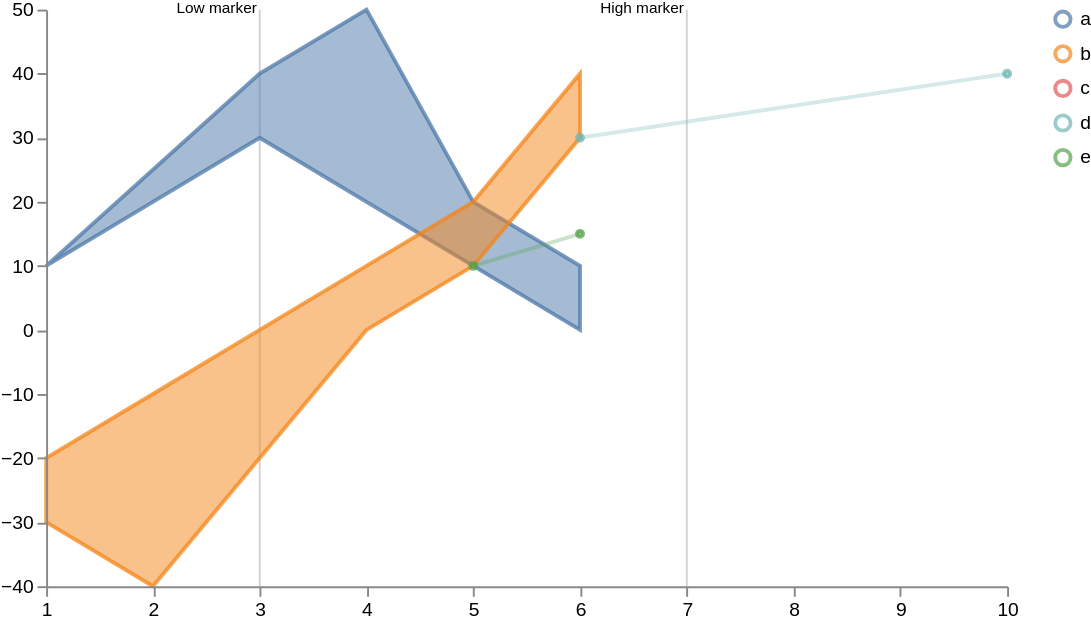

Source (Vega-Lite JSON):
### Vega specification from a JSON file in a GitHub repository (floating-point values rounded to 4 significant figures)
{"$schema": "https://vega.github.io/schema/vega/v5.json", "width": 500, "height": 300, "scales": [{"name": "xscale", "type": "linear", "range": "width", "zero": false, "domain": {"fields": [{"data": "distributions", "field": "timepoint"}, {"data": "traces", "field": "timepoint"}, {"data": "points", "field": "timepoint"}, {"data": "markers", "field": "timepoint"}]}}, {"name": "yscale", "type": "linear", "range": "height", "nice": true, "zero": true, "domain": {"fields": [{"data": "distributions", "field": "lower"}, {"data": "distributions", "field": "upper"}, {"data": "traces", "field": "value"}, {"data": "points", "field": "value"}]}}, {"name": "color", "type": "ordinal", "range": "category", "domain": {"fields": [{"data": "distributions", "field": "trajectory"}, {"data": "traces", "field": "trajectory"}, {"data": "points", "field": "trajectory"}]}}], "axes": [{"name": "x_axis", "orient": "bottom", "scale": "xscale", "zindex": 100}, {"name": "y_axis", "orient": "left", "scale": "yscale", "zindex": 100}], "signals": [{"name": "clear", "value": true, "on": [{"events": "mouseup[!event.item]", "update": "true", "force": true}]}, {"name": "shift", "value": false, "on": [{"events": "@legendSymbol:click, @legendLabel:click", "update": "event.shiftKey", "force": true}]}, {"name": "clicked", "value": null, "on": [{"events": "@legendSymbol:click, @legendLabel:click", "update": "{value: datum.value}", "force": true}]}, {"name": "clearData", "value": true, "on": [{"events": "mouseup[!event.item]", "update": "true", "force": true}]}, {"name": "clickedData", "value": null, "on": [{"events": "@area:click", "update": "{value: datum.trajectory}", "force": true}]}], "legends": [{"name": "color_legend", "stroke": "color", "encode": {"symbols": {"name": "legendSymbol", "interactive": true, "update": {"fill": {"value": "transparent"}, "strokeWidth": {"value": 2}, "opacity": [{"test": "!length(data('selected')) || indata('selected', 'value', datum.value) || indata('selectedData', 'value', datum.value)", "value": 0.7}, {"value": 0.15}], "size": {"value": 64}}}, "labels": {"name": "legendLabel", "interactive": true, "update": {"opacity": [{"test": "!length(data('selectedData')) || indata('selectedData', 'value', datum.value)", "value": 1}, {"value": 0.25}]}}}}], "marks": [{"type": "group", "zindex": 3, "name": "_points", "from": {"facet": {"name": "points_split", "data": "points", "groupby": "trajectory"}}, "marks": [{"type": "symbol", "name": "_points_symbol", "from": {"data": "points_split"}, "zindex": 3, "encode": {"update": {"x": {"scale": "xscale", "field": "timepoint"}, "y": {"scale": "yscale", "field": "value"}, "size": {"value": 10}, "strokeWidth": {"value": 2}, "fill": {"scale": "color", "field": "trajectory"}, "stroke": {"scale": "color", "field": "trajectory"}, "fillOpacity": [{"test": "!length(data('selected')) || indata('selected', 'value', datum.trajectory)", "value": 0.5}, {"value": 0.15}], "strokeOpacity": [{"test": "!length(data('selected')) || indata('selected', 'value', datum.trajectory)", "value": 0.75}, {"value": 0.15}], "tooltip": {"field": "value"}}, "hover": {"fillOpacity": {"value": 0.9}}}}, {"type": "line", "name": "_points_line", "from": {"data": "points_split"}, "zindex": 3, "encode": {"update": {"x": {"scale": "xscale", "field": "timepoint"}, "y": {"scale": "yscale", "field": "value"}, "strokeWidth": {"value": 2}, "stroke": {"scale": "color", "field": "trajectory"}, "interpolate": {"value": "linear"}, "strokeOpacity": [{"test": "!length(data('selected')) || indata('selected', 'value', datum.trajectory)", "value": 0.3}, {"value": 0.1}]}, "hover": {"fillOpacity": {"value": 0.9}}}}]}, {"type": "group", "zindex": 2, "name": "_traces", "from": {"facet": {"name": "traces_split", "data": "traces", "groupby": "trajectory"}}, "marks": [{"type": "line", "name": "_traces_lines", "from": {"data": "traces_split"}, "encode": {"update": {"x": {"scale": "xscale", "field": "timepoint"}, "y": {"scale": "yscale", "field": "value"}, "strokeWidth": {"value": 2}, "stroke": {"scale": "color", "field": "trajectory"}, "interpolate": {"value": "linear"}, "strokeOpacity": [{"test": "!length(data('selected')) || indata('selected', 'value', datum.trajectory)", "value": 0.75}, {"value": 0.15}]}, "hover": {"fillOpacity": {"value": 0.9}}}}]}, {"type": "group", "name": "_distributions", "zindex": 1, "from": {"facet": {"name": "trajectory_split", "data": "distributions", "groupby": "trajectory"}}, "marks": [{"type": "area", "name": "area", "interactive": true, "from": {"data": "trajectory_split"}, "encode": {"update": {"x": {"scale": "xscale", "field": "timepoint"}, "y": {"scale": "yscale", "field": "upper"}, "y2": {"scale": "yscale", "field": "lower"}, "interpolate": {"value": "linear"}, "strokeWidth": {"value": 2}, "fill": {"scale": "color", "field": "trajectory"}, "stroke": {"scale": "color", "field": "trajectory"}, "fillOpacity": [{"test": "!length(data('selected')) || indata('selected', 'value', datum.trajectory)", "value": 0.5}, {"value": 0.15}], "strokeOpacity": [{"test": "!length(data('selected')) || indata('selected', 'value', datum.trajectory)", "value": 0.75}, {"value": 0.15}]}, "hover": {"fillOpacity": {"value": 0.9}}}}]}, {"type": "group", "name": "_markers", "marks": [{"type": "rule", "name": "_marker text", "from": {"data": "markers"}, "encode": {"enter": {"stroke": {"value": "lightgray"}}, "update": {"x": {"scale": "xscale", "field": "timepoint"}, "y2": {"value": 0}, "y": {"signal": "height"}, "opacity": {"value": 1}}}}, {"type": "text", "name": "_marker flags", "from": {"data": "_marker text"}, "encode": {"enter": {"text": {"field": "datum.label"}, "y": {"value": 0}, "fontSize": {"value": 8}}}, "transform": [{"type": "label", "lineAnchor": "start", "as": ["x", "_y", "opacity", "align", "baseline"], "offset": [1], "size": {"signal": "[width, height]"}}]}]}], "data": [{"name": "distributions", "values": [{"timepoint": 1, "upper": 10, "lower": 10, "trajectory": "a"}, {"timepoint": 2, "upper": 20, "lower": 25, "trajectory": "a"}, {"timepoint": 3, "upper": 30, "lower": 40, "trajectory": "a"}, {"timepoint": 4, "upper": 20, "lower": 50, "trajectory": "a"}, {"timepoint": 5, "upper": 10, "lower": 20, "trajectory": "a"}, {"timepoint": 6, "upper": 0, "lower": 10, "trajectory": "a"}, {"timepoint": 1, "upper": -30, "lower": -20, "trajectory": "b"}, {"timepoint": 2, "upper": -40, "lower": -10, "trajectory": "b"}, {"timepoint": 3, "upper": -20, "lower": 0, "trajectory": "b"}, {"timepoint": 4, "upper": 0, "lower": 10, "trajectory": "b"}, {"timepoint": 5, "upper": 10, "lower": 20, "trajectory": "b"}, {"timepoint": 6, "upper": 30, "lower": 40, "trajectory": "b"}]}, {"name": "traces", "values": [{"timepoint": 6, "value": 30, "trajectory": "c"}, {"timepoint": 6, "value": 30, "trajectory": "d"}], "transform": [{"type": "filter", "expr": "isValid(datum.value)"}]}, {"name": "points", "values": [{"timepoint": 6, "value": 30, "trajectory": "d"}, {"timepoint": 10, "value": 40, "trajectory": "d"}, {"timepoint": 5, "value": 10, "trajectory": "e"}, {"timepoint": 6, "value": 15, "trajectory": "e"}]}, {"name": "markers", "values": [{"timepoint": 3, "label": "Low marker"}, {"timepoint": 7, "label": "High marker"}]}, {"name": "selected", "on": [{"trigger": "clear", "remove": true}, {"trigger": "!shift", "remove": true}, {"trigger": "!shift && clicked", "insert": "clicked"}, {"trigger": "shift && clicked", "toggle": "clicked"}]}, {"name": "selectedData", "on": [{"trigger": "clearData", "remove": true}, {"trigger": "clickedData", "toggle": "clickedData"}]}]}
